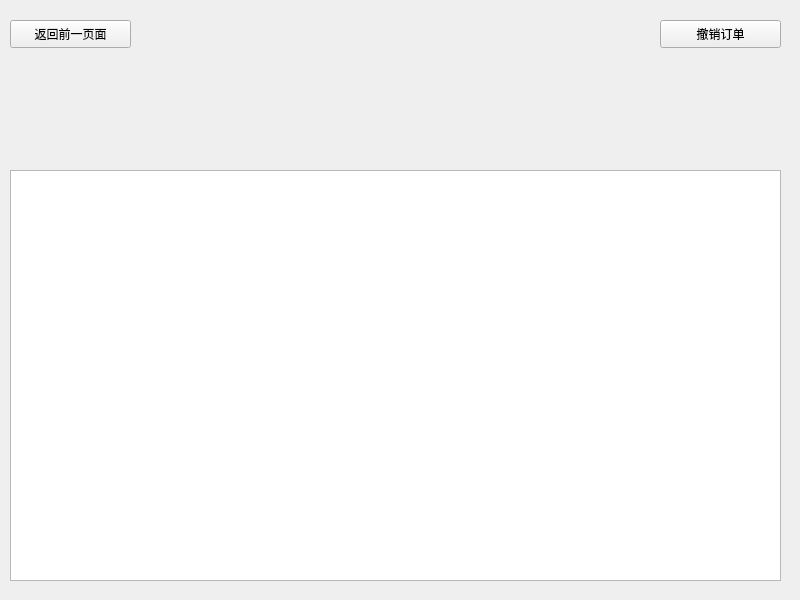
<?xml version="1.0" encoding="UTF-8"?>
<ui version="4.0">
 <class>Form</class>
 <widget class="QWidget" name="Form">
  <property name="geometry">
   <rect>
    <x>0</x>
    <y>0</y>
    <width>800</width>
    <height>600</height>
   </rect>
  </property>
  <property name="windowTitle">
   <string>Form</string>
  </property>
  <widget class="QTableView" name="tableView">
   <property name="geometry">
    <rect>
     <x>10</x>
     <y>170</y>
     <width>771</width>
     <height>411</height>
    </rect>
   </property>
   <property name="sizeIncrement">
    <size>
     <width>0</width>
     <height>0</height>
    </size>
   </property>
   <property name="gridStyle">
    <enum>Qt::DashLine</enum>
   </property>
  </widget>
  <widget class="QPushButton" name="pushButton_2">
   <property name="geometry">
    <rect>
     <x>660</x>
     <y>20</y>
     <width>121</width>
     <height>28</height>
    </rect>
   </property>
   <property name="text">
    <string>撤销订单</string>
   </property>
  </widget>
  <widget class="QPushButton" name="pushButton_3">
   <property name="geometry">
    <rect>
     <x>10</x>
     <y>20</y>
     <width>121</width>
     <height>28</height>
    </rect>
   </property>
   <property name="text">
    <string>返回前一页面</string>
   </property>
  </widget>
 </widget>
 <resources/>
 <connections/>
</ui>
